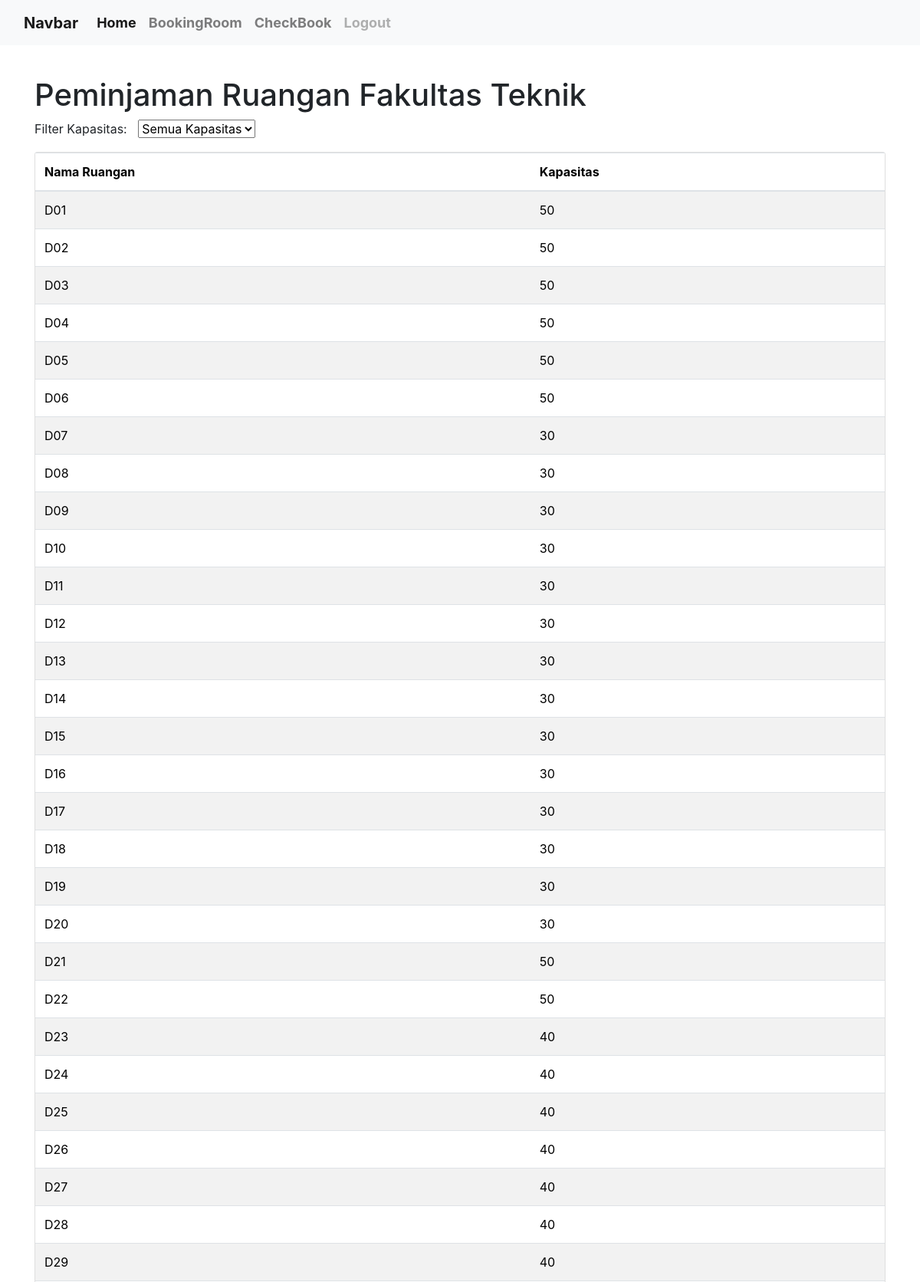
The page /index.php?page=module/BookingRuangan/user_bookings (signed in, upper part) on the database its author committed.
### tables this page shows
CREATE TABLE `ruangan` (
  `id_ruangan` int(11) NOT NULL,
  `nama_ruangan` varchar(50) NOT NULL,
  `kapasitas` int(11) DEFAULT NULL,
  `tersedia` set('1','0') NOT NULL
);

### module/BookingRuangan/user_bookings.php (the view, shortened to what this page needs)
<?php
include_once("function/koneksi.php");
$query = "SELECT r.nama_ruangan, r.kapasitas FROM ruangan r ORDER BY r.nama_ruangan";
$result = mysqli_query($conn, $query);
?>
    <div class="container text-align-center" style="padding-top: 100px;">
        <h1>Peminjaman Ruangan Fakultas Teknik</h1>
        <div class="filter-container">
        <label for="capacityFilter">Filter Kapasitas:</label>
        <select id="capacityFilter" onchange="filterRooms()">
            <option value="all">Semua Kapasitas</option>
        </select>
        </div>
        <div class="card">
            <div class="card-body p-0">
                <div class="table-responsive table-scroll" data-mdb-perfect-scrollbar="true">
                    <table class="table table-striped mb-0">
                        <thead>
                            <tr>
                                <th scope="col">Nama Ruangan</th>
                                <th scope="col">Kapasitas</th>
                            </tr>
                        </thead>
                        <tbody id="roomTable">
                            <?php if (mysqli_num_rows($result) > 0): ?>
                                <?php while ($row = mysqli_fetch_assoc($result)): ?>
                                    <tr class="room-item" data-capacity="<?php echo $row['kapasitas']; ?>">
                                        <td><?php echo htmlspecialchars($row['nama_ruangan']); ?></td>
                                        <td><?php echo htmlspecialchars($row['kapasitas']); ?></td>
                                    </tr>
                                <?php endwhile; ?>
                            <?php else: ?>
                                <tr>
                                    <td colspan="2">Tidak ada ruangan yang tersedia.</td>
                                </tr>
                            <?php endif; ?>
                        </tbody>
                    </table>
                </div>
            </div>
        </div>
    </div>

### css/style.css (style rules this page uses)
body { margin: 0; padding: 0; font-family: 'PT Sans', sans-serif; }

### module/BookingRuangan/user_bookings.php (style rules this page uses)
.filter-container { position: relative; margin-bottom: 10px; }
.filter-container label, .filter-container select { display: inline-block; margin-right: 10px; }

### layout/footer.php (style rules this page uses)
html, body { height: 100%; margin: 0; display: flex; flex-direction: column; }
body { display: flex; flex-direction: column; }

### rows shown on the page
ruangan: nama_ruangan "D01", kapasitas "50"
ruangan: nama_ruangan "D02", kapasitas "50"
ruangan: nama_ruangan "D03", kapasitas "50"
ruangan: nama_ruangan "D04", kapasitas "50"
ruangan: nama_ruangan "D05", kapasitas "50"
ruangan: nama_ruangan "D06", kapasitas "50"
ruangan: nama_ruangan "D07", kapasitas "30"
ruangan: nama_ruangan "D08", kapasitas "30"
ruangan: nama_ruangan "D09", kapasitas "30"
ruangan: nama_ruangan "D10", kapasitas "30"
ruangan: nama_ruangan "D11", kapasitas "30"
ruangan: nama_ruangan "D12", kapasitas "30"
ruangan: nama_ruangan "D13", kapasitas "30"
ruangan: nama_ruangan "D14", kapasitas "30"
ruangan: nama_ruangan "D15", kapasitas "30"
ruangan: nama_ruangan "D16", kapasitas "30"
ruangan: nama_ruangan "D17", kapasitas "30"
ruangan: nama_ruangan "D18", kapasitas "30"
ruangan: nama_ruangan "D19", kapasitas "30"
ruangan: nama_ruangan "D20", kapasitas "30"
ruangan: nama_ruangan "D21", kapasitas "50"
ruangan: nama_ruangan "D22", kapasitas "50"
ruangan: nama_ruangan "D23", kapasitas "40"
ruangan: nama_ruangan "D24", kapasitas "40"
ruangan: nama_ruangan "D25", kapasitas "40"
ruangan: nama_ruangan "D26", kapasitas "40"
ruangan: nama_ruangan "D27", kapasitas "40"
ruangan: nama_ruangan "D28", kapasitas "40"
ruangan: nama_ruangan "D29", kapasitas "40"
